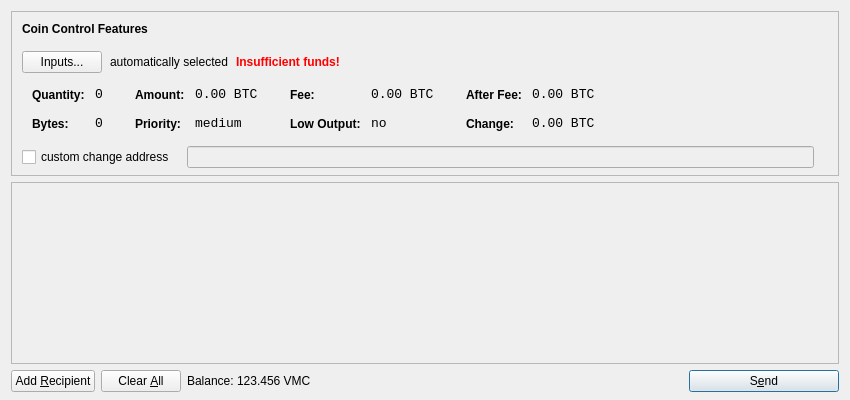
<?xml version="1.0" encoding="UTF-8"?>
<ui version="4.0">
 <class>SendCoinsDialog</class>
 <widget class="QDialog" name="SendCoinsDialog">
  <property name="geometry">
   <rect>
    <x>0</x>
    <y>0</y>
    <width>850</width>
    <height>400</height>
   </rect>
  </property>
  <property name="windowTitle">
   <string>Send Coins</string>
  </property>
  <layout class="QVBoxLayout" name="verticalLayout" stretch="0,1,0">
   <property name="bottomMargin">
    <number>8</number>
   </property>
   <item>
    <widget class="QFrame" name="frameCoinControl">
     <property name="sizePolicy">
      <sizepolicy hsizetype="Expanding" vsizetype="Expanding">
       <horstretch>0</horstretch>
       <verstretch>0</verstretch>
      </sizepolicy>
     </property>
     <property name="maximumSize">
      <size>
       <width>16777215</width>
       <height>16777215</height>
      </size>
     </property>
     <property name="frameShape">
      <enum>QFrame::StyledPanel</enum>
     </property>
     <property name="frameShadow">
      <enum>QFrame::Sunken</enum>
     </property>
     <layout class="QVBoxLayout" name="verticalLayoutCoinControl2">
      <property name="spacing">
       <number>-1</number>
      </property>
      <property name="leftMargin">
       <number>0</number>
      </property>
      <property name="topMargin">
       <number>0</number>
      </property>
      <property name="rightMargin">
       <number>0</number>
      </property>
      <property name="bottomMargin">
       <number>6</number>
      </property>
      <item>
       <layout class="QVBoxLayout" name="verticalLayoutCoinControl" stretch="0,0,0,0,1">
        <property name="spacing">
         <number>0</number>
        </property>
        <property name="leftMargin">
         <number>10</number>
        </property>
        <property name="topMargin">
         <number>10</number>
        </property>
        <item>
         <layout class="QHBoxLayout" name="horizontalLayoutCoinControl1">
          <property name="bottomMargin">
           <number>15</number>
          </property>
          <item>
           <widget class="QLabel" name="labelCoinControlFeatures">
            <property name="sizePolicy">
             <sizepolicy hsizetype="Preferred" vsizetype="Maximum">
              <horstretch>0</horstretch>
              <verstretch>0</verstretch>
             </sizepolicy>
            </property>
            <property name="font">
             <font>
              <weight>75</weight>
              <bold>true</bold>
             </font>
            </property>
            <property name="styleSheet">
             <string notr="true">font-weight:bold;</string>
            </property>
            <property name="text">
             <string>Coin Control Features</string>
            </property>
           </widget>
          </item>
         </layout>
        </item>
        <item>
         <layout class="QHBoxLayout" name="horizontalLayoutCoinControl2" stretch="0,0,0,0">
          <property name="spacing">
           <number>8</number>
          </property>
          <property name="bottomMargin">
           <number>10</number>
          </property>
          <item>
           <widget class="QPushButton" name="pushButtonCoinControl">
            <property name="styleSheet">
             <string notr="true"/>
            </property>
            <property name="text">
             <string>Inputs...</string>
            </property>
           </widget>
          </item>
          <item>
           <widget class="QLabel" name="labelCoinControlAutomaticallySelected">
            <property name="text">
             <string>automatically selected</string>
            </property>
            <property name="margin">
             <number>5</number>
            </property>
           </widget>
          </item>
          <item>
           <widget class="QLabel" name="labelCoinControlInsuffFunds">
            <property name="font">
             <font>
              <weight>75</weight>
              <bold>true</bold>
             </font>
            </property>
            <property name="styleSheet">
             <string notr="true">color:red;font-weight:bold;</string>
            </property>
            <property name="text">
             <string>Insufficient funds!</string>
            </property>
            <property name="margin">
             <number>5</number>
            </property>
           </widget>
          </item>
          <item>
           <spacer name="horizontalSpacerCoinControl">
            <property name="orientation">
             <enum>Qt::Horizontal</enum>
            </property>
            <property name="sizeHint" stdset="0">
             <size>
              <width>40</width>
              <height>1</height>
             </size>
            </property>
           </spacer>
          </item>
         </layout>
        </item>
        <item>
         <widget class="QWidget" name="widgetCoinControl" native="true">
          <property name="sizePolicy">
           <sizepolicy hsizetype="Preferred" vsizetype="Preferred">
            <horstretch>0</horstretch>
            <verstretch>0</verstretch>
           </sizepolicy>
          </property>
          <property name="minimumSize">
           <size>
            <width>0</width>
            <height>0</height>
           </size>
          </property>
          <property name="styleSheet">
           <string notr="true"/>
          </property>
          <layout class="QHBoxLayout" name="horizontalLayoutCoinControl5">
           <property name="margin">
            <number>0</number>
           </property>
           <item>
            <layout class="QHBoxLayout" name="horizontalLayoutCoinControl3" stretch="0,0,0,1">
             <property name="spacing">
              <number>20</number>
             </property>
             <property name="topMargin">
              <number>0</number>
             </property>
             <property name="bottomMargin">
              <number>10</number>
             </property>
             <item>
              <layout class="QFormLayout" name="formLayoutCoinControl1">
               <property name="horizontalSpacing">
                <number>10</number>
               </property>
               <property name="verticalSpacing">
                <number>14</number>
               </property>
               <property name="leftMargin">
                <number>10</number>
               </property>
               <property name="topMargin">
                <number>4</number>
               </property>
               <property name="rightMargin">
                <number>6</number>
               </property>
               <item row="0" column="0">
                <widget class="QLabel" name="labelCoinControlQuantityText">
                 <property name="styleSheet">
                  <string notr="true">font-weight:bold;</string>
                 </property>
                 <property name="text">
                  <string>Quantity:</string>
                 </property>
                 <property name="margin">
                  <number>0</number>
                 </property>
                </widget>
               </item>
               <item row="0" column="1">
                <widget class="QLabel" name="labelCoinControlQuantity">
                 <property name="font">
                  <font>
                   <family>Monospace</family>
                   <pointsize>10</pointsize>
                  </font>
                 </property>
                 <property name="cursor">
                  <cursorShape>IBeamCursor</cursorShape>
                 </property>
                 <property name="contextMenuPolicy">
                  <enum>Qt::ActionsContextMenu</enum>
                 </property>
                 <property name="text">
                  <string notr="true">0</string>
                 </property>
                 <property name="margin">
                  <number>0</number>
                 </property>
                 <property name="textInteractionFlags">
                  <set>Qt::LinksAccessibleByMouse|Qt::TextSelectableByKeyboard|Qt::TextSelectableByMouse</set>
                 </property>
                </widget>
               </item>
               <item row="1" column="0">
                <widget class="QLabel" name="labelCoinControlBytesText">
                 <property name="styleSheet">
                  <string notr="true">font-weight:bold;</string>
                 </property>
                 <property name="text">
                  <string>Bytes:</string>
                 </property>
                </widget>
               </item>
               <item row="1" column="1">
                <widget class="QLabel" name="labelCoinControlBytes">
                 <property name="font">
                  <font>
                   <family>Monospace</family>
                   <pointsize>10</pointsize>
                  </font>
                 </property>
                 <property name="cursor">
                  <cursorShape>IBeamCursor</cursorShape>
                 </property>
                 <property name="contextMenuPolicy">
                  <enum>Qt::ActionsContextMenu</enum>
                 </property>
                 <property name="text">
                  <string notr="true">0</string>
                 </property>
                 <property name="textInteractionFlags">
                  <set>Qt::LinksAccessibleByMouse|Qt::TextSelectableByKeyboard|Qt::TextSelectableByMouse</set>
                 </property>
                </widget>
               </item>
              </layout>
             </item>
             <item>
              <layout class="QFormLayout" name="formLayoutCoinControl2">
               <property name="horizontalSpacing">
                <number>10</number>
               </property>
               <property name="verticalSpacing">
                <number>14</number>
               </property>
               <property name="leftMargin">
                <number>6</number>
               </property>
               <property name="topMargin">
                <number>4</number>
               </property>
               <property name="rightMargin">
                <number>6</number>
               </property>
               <item row="0" column="0">
                <widget class="QLabel" name="labelCoinControlAmountText">
                 <property name="styleSheet">
                  <string notr="true">font-weight:bold;</string>
                 </property>
                 <property name="text">
                  <string>Amount:</string>
                 </property>
                 <property name="margin">
                  <number>0</number>
                 </property>
                </widget>
               </item>
               <item row="0" column="1">
                <widget class="QLabel" name="labelCoinControlAmount">
                 <property name="font">
                  <font>
                   <family>Monospace</family>
                   <pointsize>10</pointsize>
                  </font>
                 </property>
                 <property name="cursor">
                  <cursorShape>IBeamCursor</cursorShape>
                 </property>
                 <property name="contextMenuPolicy">
                  <enum>Qt::ActionsContextMenu</enum>
                 </property>
                 <property name="text">
                  <string notr="true">0.00 BTC</string>
                 </property>
                 <property name="textInteractionFlags">
                  <set>Qt::LinksAccessibleByMouse|Qt::TextSelectableByKeyboard|Qt::TextSelectableByMouse</set>
                 </property>
                </widget>
               </item>
               <item row="1" column="0">
                <widget class="QLabel" name="labelCoinControlPriorityText">
                 <property name="styleSheet">
                  <string notr="true">font-weight:bold;</string>
                 </property>
                 <property name="text">
                  <string>Priority:</string>
                 </property>
                </widget>
               </item>
               <item row="1" column="1">
                <widget class="QLabel" name="labelCoinControlPriority">
                 <property name="font">
                  <font>
                   <family>Monospace</family>
                   <pointsize>10</pointsize>
                  </font>
                 </property>
                 <property name="cursor">
                  <cursorShape>IBeamCursor</cursorShape>
                 </property>
                 <property name="contextMenuPolicy">
                  <enum>Qt::ActionsContextMenu</enum>
                 </property>
                 <property name="text">
                  <string>medium</string>
                 </property>
                 <property name="textInteractionFlags">
                  <set>Qt::LinksAccessibleByMouse|Qt::TextSelectableByKeyboard|Qt::TextSelectableByMouse</set>
                 </property>
                </widget>
               </item>
              </layout>
             </item>
             <item>
              <layout class="QFormLayout" name="formLayoutCoinControl3">
               <property name="horizontalSpacing">
                <number>10</number>
               </property>
               <property name="verticalSpacing">
                <number>14</number>
               </property>
               <property name="leftMargin">
                <number>6</number>
               </property>
               <property name="topMargin">
                <number>4</number>
               </property>
               <property name="rightMargin">
                <number>6</number>
               </property>
               <item row="0" column="0">
                <widget class="QLabel" name="labelCoinControlFeeText">
                 <property name="styleSheet">
                  <string notr="true">font-weight:bold;</string>
                 </property>
                 <property name="text">
                  <string>Fee:</string>
                 </property>
                 <property name="margin">
                  <number>0</number>
                 </property>
                </widget>
               </item>
               <item row="0" column="1">
                <widget class="QLabel" name="labelCoinControlFee">
                 <property name="font">
                  <font>
                   <family>Monospace</family>
                   <pointsize>10</pointsize>
                  </font>
                 </property>
                 <property name="cursor">
                  <cursorShape>IBeamCursor</cursorShape>
                 </property>
                 <property name="contextMenuPolicy">
                  <enum>Qt::ActionsContextMenu</enum>
                 </property>
                 <property name="text">
                  <string notr="true">0.00 BTC</string>
                 </property>
                 <property name="textInteractionFlags">
                  <set>Qt::LinksAccessibleByMouse|Qt::TextSelectableByKeyboard|Qt::TextSelectableByMouse</set>
                 </property>
                </widget>
               </item>
               <item row="1" column="0">
                <widget class="QLabel" name="labelCoinControlLowOutputText">
                 <property name="styleSheet">
                  <string notr="true">font-weight:bold;</string>
                 </property>
                 <property name="text">
                  <string>Low Output:</string>
                 </property>
                </widget>
               </item>
               <item row="1" column="1">
                <widget class="QLabel" name="labelCoinControlLowOutput">
                 <property name="font">
                  <font>
                   <family>Monospace</family>
                   <pointsize>10</pointsize>
                  </font>
                 </property>
                 <property name="cursor">
                  <cursorShape>IBeamCursor</cursorShape>
                 </property>
                 <property name="contextMenuPolicy">
                  <enum>Qt::ActionsContextMenu</enum>
                 </property>
                 <property name="text">
                  <string>no</string>
                 </property>
                 <property name="textInteractionFlags">
                  <set>Qt::LinksAccessibleByMouse|Qt::TextSelectableByKeyboard|Qt::TextSelectableByMouse</set>
                 </property>
                </widget>
               </item>
              </layout>
             </item>
             <item>
              <layout class="QFormLayout" name="formLayoutCoinControl4">
               <property name="horizontalSpacing">
                <number>10</number>
               </property>
               <property name="verticalSpacing">
                <number>14</number>
               </property>
               <property name="leftMargin">
                <number>6</number>
               </property>
               <property name="topMargin">
                <number>4</number>
               </property>
               <property name="rightMargin">
                <number>6</number>
               </property>
               <item row="0" column="0">
                <widget class="QLabel" name="labelCoinControlAfterFeeText">
                 <property name="styleSheet">
                  <string notr="true">font-weight:bold;</string>
                 </property>
                 <property name="text">
                  <string>After Fee:</string>
                 </property>
                 <property name="margin">
                  <number>0</number>
                 </property>
                </widget>
               </item>
               <item row="0" column="1">
                <widget class="QLabel" name="labelCoinControlAfterFee">
                 <property name="font">
                  <font>
                   <family>Monospace</family>
                   <pointsize>10</pointsize>
                  </font>
                 </property>
                 <property name="cursor">
                  <cursorShape>IBeamCursor</cursorShape>
                 </property>
                 <property name="contextMenuPolicy">
                  <enum>Qt::ActionsContextMenu</enum>
                 </property>
                 <property name="text">
                  <string notr="true">0.00 BTC</string>
                 </property>
                 <property name="textInteractionFlags">
                  <set>Qt::LinksAccessibleByMouse|Qt::TextSelectableByKeyboard|Qt::TextSelectableByMouse</set>
                 </property>
                </widget>
               </item>
               <item row="1" column="0">
                <widget class="QLabel" name="labelCoinControlChangeText">
                 <property name="styleSheet">
                  <string notr="true">font-weight:bold;</string>
                 </property>
                 <property name="text">
                  <string>Change:</string>
                 </property>
                </widget>
               </item>
               <item row="1" column="1">
                <widget class="QLabel" name="labelCoinControlChange">
                 <property name="font">
                  <font>
                   <family>Monospace</family>
                   <pointsize>10</pointsize>
                  </font>
                 </property>
                 <property name="cursor">
                  <cursorShape>IBeamCursor</cursorShape>
                 </property>
                 <property name="contextMenuPolicy">
                  <enum>Qt::ActionsContextMenu</enum>
                 </property>
                 <property name="text">
                  <string notr="true">0.00 BTC</string>
                 </property>
                 <property name="textInteractionFlags">
                  <set>Qt::LinksAccessibleByMouse|Qt::TextSelectableByKeyboard|Qt::TextSelectableByMouse</set>
                 </property>
                </widget>
               </item>
              </layout>
             </item>
            </layout>
           </item>
          </layout>
         </widget>
        </item>
        <item>
         <layout class="QHBoxLayout" name="horizontalLayoutCoinControl4" stretch="0,0,0">
          <property name="spacing">
           <number>12</number>
          </property>
          <property name="sizeConstraint">
           <enum>QLayout::SetDefaultConstraint</enum>
          </property>
          <property name="topMargin">
           <number>5</number>
          </property>
          <property name="rightMargin">
           <number>5</number>
          </property>
          <item>
           <widget class="QCheckBox" name="checkBoxCoinControlChange">
            <property name="text">
             <string>custom change address</string>
            </property>
           </widget>
          </item>
          <item>
           <widget class="QLineEdit" name="lineEditCoinControlChange">
            <property name="enabled">
             <bool>false</bool>
            </property>
            <property name="sizePolicy">
             <sizepolicy hsizetype="Expanding" vsizetype="Fixed">
              <horstretch>0</horstretch>
              <verstretch>0</verstretch>
             </sizepolicy>
            </property>
           </widget>
          </item>
          <item>
           <widget class="QLabel" name="labelCoinControlChangeLabel">
            <property name="sizePolicy">
             <sizepolicy hsizetype="Preferred" vsizetype="Expanding">
              <horstretch>0</horstretch>
              <verstretch>0</verstretch>
             </sizepolicy>
            </property>
            <property name="minimumSize">
             <size>
              <width>0</width>
              <height>0</height>
             </size>
            </property>
            <property name="text">
             <string/>
            </property>
            <property name="margin">
             <number>3</number>
            </property>
           </widget>
          </item>
         </layout>
        </item>
        <item>
         <spacer name="verticalSpacerCoinControl">
          <property name="orientation">
           <enum>Qt::Vertical</enum>
          </property>
          <property name="sizeHint" stdset="0">
           <size>
            <width>800</width>
            <height>1</height>
           </size>
          </property>
         </spacer>
        </item>
       </layout>
      </item>
     </layout>
    </widget>
   </item>
   <item>
    <widget class="QScrollArea" name="scrollArea">
     <property name="widgetResizable">
      <bool>true</bool>
     </property>
     <widget class="QWidget" name="scrollAreaWidgetContents">
      <property name="geometry">
       <rect>
        <x>0</x>
        <y>0</y>
        <width>830</width>
        <height>165</height>
       </rect>
      </property>
      <layout class="QVBoxLayout" name="verticalLayout_2">
       <property name="margin">
        <number>0</number>
       </property>
       <item>
        <layout class="QVBoxLayout" name="entries">
         <property name="spacing">
          <number>6</number>
         </property>
        </layout>
       </item>
       <item>
        <spacer name="verticalSpacer">
         <property name="orientation">
          <enum>Qt::Vertical</enum>
         </property>
         <property name="sizeHint" stdset="0">
          <size>
           <width>20</width>
           <height>40</height>
          </size>
         </property>
        </spacer>
       </item>
      </layout>
     </widget>
    </widget>
   </item>
   <item>
    <layout class="QHBoxLayout" name="horizontalLayout">
     <item>
      <widget class="QPushButton" name="addButton">
       <property name="toolTip">
        <string>Send to multiple recipients at once</string>
       </property>
       <property name="text">
        <string>Add &amp;Recipient</string>
       </property>
       <property name="icon">
        <iconset resource="../bitcoin.qrc">
         <normaloff>:/icons/add</normaloff>:/icons/add</iconset>
       </property>
       <property name="autoDefault">
        <bool>false</bool>
       </property>
      </widget>
     </item>
     <item>
      <widget class="QPushButton" name="clearButton">
       <property name="sizePolicy">
        <sizepolicy hsizetype="Minimum" vsizetype="Fixed">
         <horstretch>0</horstretch>
         <verstretch>0</verstretch>
        </sizepolicy>
       </property>
       <property name="toolTip">
        <string>Remove all transaction fields</string>
       </property>
       <property name="text">
        <string>Clear &amp;All</string>
       </property>
       <property name="icon">
        <iconset resource="../bitcoin.qrc">
         <normaloff>:/icons/remove</normaloff>:/icons/remove</iconset>
       </property>
       <property name="autoRepeatDelay">
        <number>300</number>
       </property>
       <property name="autoDefault">
        <bool>false</bool>
       </property>
      </widget>
     </item>
     <item>
      <layout class="QHBoxLayout" name="horizontalLayout_2">
       <property name="spacing">
        <number>3</number>
       </property>
       <item>
        <widget class="QLabel" name="label">
         <property name="text">
          <string>Balance:</string>
         </property>
        </widget>
       </item>
       <item>
        <widget class="QLabel" name="labelBalance">
         <property name="cursor">
          <cursorShape>IBeamCursor</cursorShape>
         </property>
         <property name="text">
          <string>123.456 VMC</string>
         </property>
         <property name="textInteractionFlags">
          <set>Qt::LinksAccessibleByMouse|Qt::TextSelectableByKeyboard|Qt::TextSelectableByMouse</set>
         </property>
        </widget>
       </item>
      </layout>
     </item>
     <item>
      <spacer name="horizontalSpacer">
       <property name="orientation">
        <enum>Qt::Horizontal</enum>
       </property>
       <property name="sizeHint" stdset="0">
        <size>
         <width>40</width>
         <height>20</height>
        </size>
       </property>
      </spacer>
     </item>
     <item>
      <widget class="QPushButton" name="sendButton">
       <property name="minimumSize">
        <size>
         <width>150</width>
         <height>0</height>
        </size>
       </property>
       <property name="toolTip">
        <string>Confirm the send action</string>
       </property>
       <property name="text">
        <string>S&amp;end</string>
       </property>
       <property name="icon">
        <iconset resource="../bitcoin.qrc">
         <normaloff>:/icons/send</normaloff>:/icons/send</iconset>
       </property>
       <property name="default">
        <bool>true</bool>
       </property>
      </widget>
     </item>
    </layout>
   </item>
  </layout>
 </widget>
 <resources>
  <include location="../bitcoin.qrc"/>
 </resources>
 <connections/>
</ui>
